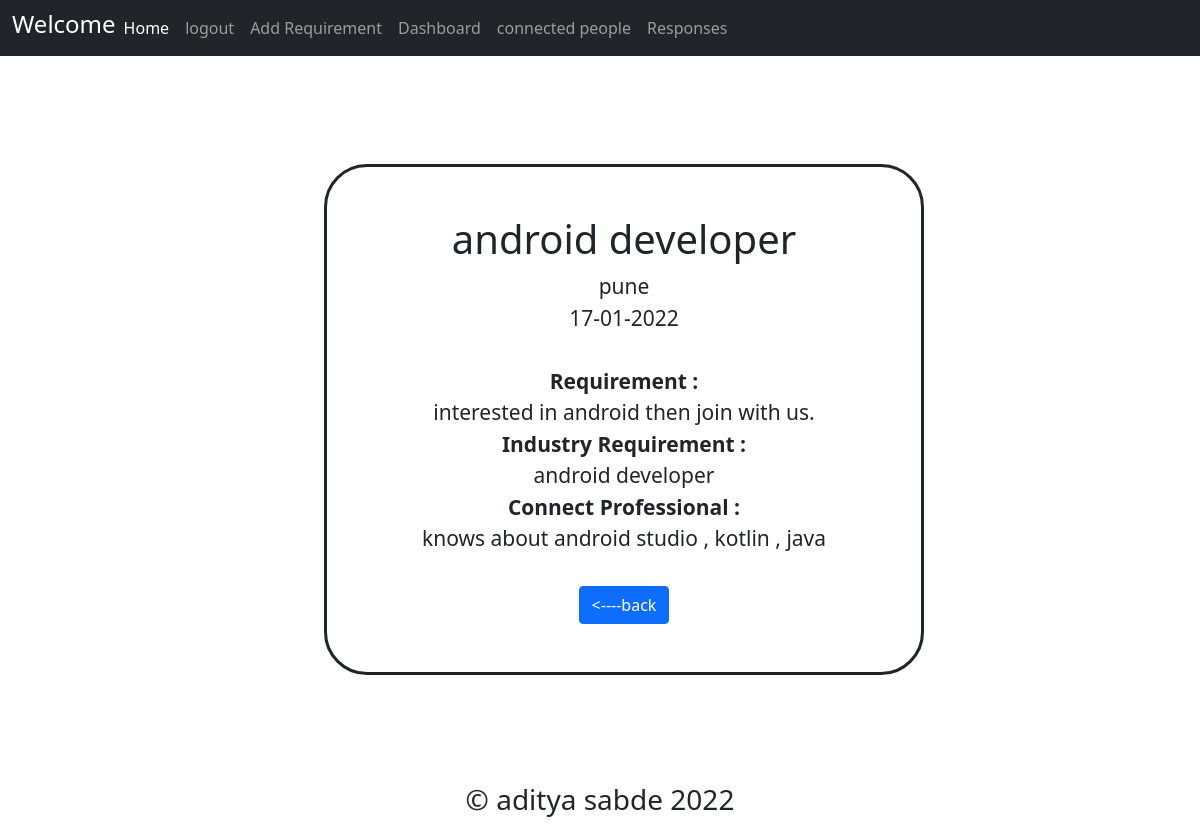
Page /buyers/viewpost.php?title=android developer (signed in) on the committed database.
### tables this page shows
CREATE TABLE `buyers` (
  `id` int(10) NOT NULL,
  `title` varchar(255) NOT NULL,
  `requirement` varchar(255) NOT NULL,
  `industryrequirement` varchar(255) NOT NULL,
  `connectprofessional` varchar(255) NOT NULL,
  `location` varchar(255) NOT NULL,
  `date` varchar(255) NOT NULL,
  `buyername` varchar(255) DEFAULT NULL,
  `status` int(11) NOT NULL
);

### buyers/viewpost.php (the view, shortened to what this page needs)
<!DOCTYPE html>
<html lang="en">
    <head>
        <link href="https://cdn.jsdelivr.net/npm/bootstrap@5.1.3/dist/css/bootstrap.min.css" rel="stylesheet">
    </head>
    <body>
        <?php
            require "nav.php";
            $title = $_GET['title'];
            require "../dbconnect.php";
            $sql = "select * from `buyers` where title='$title'";
            $result = mysqli_query($conn,$sql) or die(mysqli_error($sql));
            $data = mysqli_fetch_array($result);
            echo
            '<div class="post">
                <div class="head">
                    <b> <h1>'.$data['title'].'</h1></b>
                </div>
                <div class="location">
                    '.$data['location'].'
                    <br>'.$data['date'].'
                </div>
                <br>
                <div class="middle">
                    <b>Requirement :</b>   <br>'.$data['requirement'].' <br>
                    <b>Industry Requirement :</b>  <br>'.$data['industryrequirement'].'<br>
                    <b>Connect Professional :</b>   <br>'.$data['connectprofessional'].'<br>
                </div>
                <br>
                <a href="dashboard.php"><button type="button" class="btn btn-primary"><----back</button></a>
            </div>';
        ?>
        <div class="footer" style="position:center;">
            <center><h3>&copy aditya sabde 2022</h3></center>
        </div>
    </body>
</html>

### buyers/viewpost.php (style rules this page uses)
.post { margin: 9%; margin-left: 27%; margin-right: 23%; text-align: center; padding: 4%; border: solid; border-radius: 43px; font-size: 21px; }

### rows in the picture
buyers: title "android developer", location "pune", date "17-01-2022", requirement "interested in android then join with us.", industryrequirement "android developer", connectprofessional "knows about android studio , kotlin , java"
